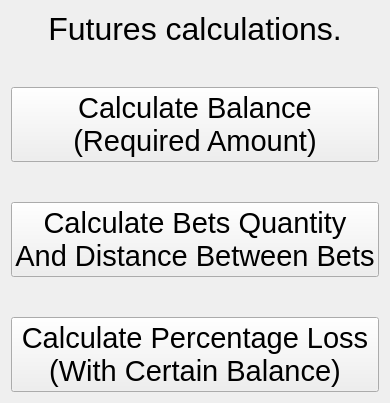
     <widget class="QWidget" name="page_4">
      <layout class="QVBoxLayout" name="verticalLayout_19">
       <property name="spacing">
        <number>40</number>
       </property>
       <item>
        <layout class="QVBoxLayout" name="verticalLayout_4">
         <item>
          <widget class="QLabel" name="label_6">
           <property name="sizePolicy">
            <sizepolicy hsizetype="Preferred" vsizetype="Fixed">
             <horstretch>0</horstretch>
             <verstretch>0</verstretch>
            </sizepolicy>
           </property>
           <property name="font">
            <font>
             <pointsize>24</pointsize>
            </font>
           </property>
           <property name="text">
            <string>Futures calculations.</string>
           </property>
           <property name="alignment">
            <set>Qt::AlignCenter</set>
           </property>
          </widget>
         </item>
         <item>
          <widget class="QPushButton" name="pushButton_10">
           <property name="font">
            <font>
             <pointsize>22</pointsize>
            </font>
           </property>
           <property name="text">
            <string>Calculate Balance
(Required Amount)</string>
           </property>
          </widget>
         </item>
         <item>
          <widget class="QPushButton" name="pushButton_11">
           <property name="font">
            <font>
             <pointsize>22</pointsize>
            </font>
           </property>
           <property name="text">
            <string>Calculate Bets Quantity
And Distance Between Bets</string>
           </property>
          </widget>
         </item>
         <item>
          <widget class="QPushButton" name="pushButton_9">
           <property name="font">
            <font>
             <pointsize>22</pointsize>
            </font>
           </property>
           <property name="text">
            <string>Calculate Percentage Loss
(With Certain Balance)</string>
           </property>
          </widget>
         </item>
        </layout>
       </item>
      </layout>
     </widget>
